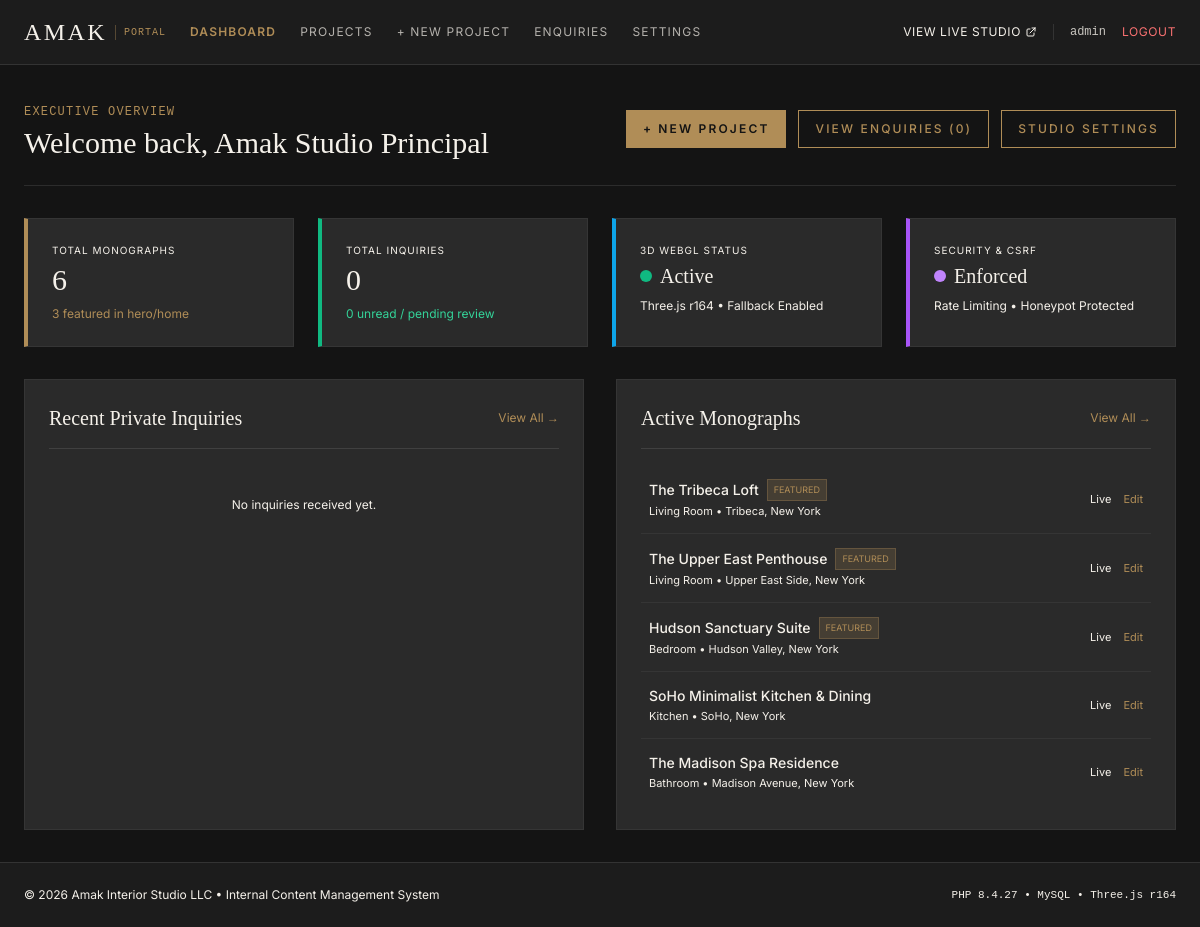
The page /admin/index.php (signed in) on the database its author committed.
### tables this page shows
CREATE TABLE `projects` (
  `id` INT UNSIGNED AUTO_INCREMENT PRIMARY KEY,
  `title` VARCHAR(200) NOT NULL,
  `slug` VARCHAR(200) NOT NULL UNIQUE,
  `category` VARCHAR(50) NOT NULL,
  `location` VARCHAR(150) NOT NULL DEFAULT 'Manhattan, New York',
  `year` VARCHAR(10) NOT NULL DEFAULT '2025',
  `area` VARCHAR(50) NOT NULL DEFAULT '3,800 sq ft',
  `client_type` VARCHAR(100) NOT NULL DEFAULT 'Private Residence',
  `short_description` TEXT NOT NULL,
  `full_description` LONGTEXT NOT NULL,
  `thumbnail` VARCHAR(255) NOT NULL,
  `glb_model` VARCHAR(255) DEFAULT NULL,
  `panorama_image` VARCHAR(255) DEFAULT NULL,
  `display_order` INT UNSIGNED NOT NULL DEFAULT 0,
  `is_featured` TINYINT(1) NOT NULL DEFAULT 0,
  `created_at` DATETIME NOT NULL DEFAULT CURRENT_TIMESTAMP,
  `updated_at` DATETIME NOT NULL DEFAULT CURRENT_TIMESTAMP ON UPDATE CURRENT_TIMESTAMP
);

### includes/functions.php (called while the page is built, shortened)
<?php
function e(?string $value): string
{
    return htmlspecialchars($value, ENT_QUOTES | ENT_HTML5, 'UTF-8');
}
function asset_url(string $path): string
{
    $clean_path = ltrim($path, '/');
    $url = rtrim(SITE_URL, '/') . '/' . $clean_path;
    if (str_ends_with($clean_path, '.js') || str_ends_with($clean_path, '.css')) {
        $file_path = DIR_ROOT . DIRECTORY_SEPARATOR . str_replace('/', DIRECTORY_SEPARATOR, $clean_path);
        $v = file_exists($file_path) ? filemtime($file_path) : time();
        $url .= '?v=' . $v;
    }
    return $url;
}

### includes/auth.php (called while the page is built, shortened)
<?php
function is_admin_logged_in(): bool
{
    return !empty($_SESSION['admin_user_id']) && !empty($_SESSION['admin_username']);
}
function get_current_admin(): ?array
{
    return [
        'id'       => $_SESSION['admin_user_id'],
        'username' => $_SESSION['admin_username'],
        'name'     => $_SESSION['admin_name'] ?? 'Studio Admin',
    ];
}

### admin/index.php (the view, shortened to what this page needs)
<?php
$admin_active = 'dashboard';
require_once __DIR__ . '/includes/admin-header.php';
$pdo = get_db_connection();
$total_projects = (int)$pdo->query("SELECT COUNT(*) FROM projects")->fetchColumn();
$featured_projects = (int)$pdo->query("SELECT COUNT(*) FROM projects WHERE is_featured = 1")->fetchColumn();
$total_enquiries = (int)$pdo->query("SELECT COUNT(*) FROM enquiries")->fetchColumn();
$unread_enquiries = (int)$pdo->query("SELECT COUNT(*) FROM enquiries WHERE is_read = 0")->fetchColumn();
$recentEnquiriesStmt = $pdo->query("SELECT id, name, email, project_type, budget_range, is_read, created_at FROM enquiries ORDER BY created_at DESC LIMIT 5");
$recent_enquiries = $recentEnquiriesStmt->fetchAll();
$recentProjectsStmt = $pdo->query("SELECT id, title, slug, category, location, is_featured, created_at FROM projects ORDER BY created_at DESC LIMIT 5");
$recent_projects = $recentProjectsStmt->fetchAll();
?>
<div class="space-y-8">
    <div class="flex flex-col sm:flex-row sm:items-center justify-between gap-4 border-b border-white/10 pb-6">
        <div>
            <span class="text-xs uppercase tracking-widest text-brass font-mono">Executive Overview</span>
            <h1 class="font-serif text-3xl text-ivory mt-1">Welcome back, <?= e($admin_user['name']) ?></h1>
        </div>
        <div class="flex items-center space-x-3">
            <a href="<?= asset_url('admin/project-form.php') ?>" class="btn-brass py-2.5 px-4 text-xs">
                + New Project
            </a>
            <a href="<?= asset_url('admin/enquiries.php') ?>" class="btn-outline-brass py-2.5 px-4 text-xs">
                View Enquiries (<?= $unread_enquiries ?>)
            </a>
            <a href="<?= asset_url('admin/settings.php') ?>" class="btn-outline-brass py-2.5 px-4 text-xs">
                Studio Settings
            </a>
        </div>
    </div>
    <div class="grid grid-cols-1 sm:grid-cols-2 lg:grid-cols-4 gap-6">
        <div class="luxury-card p-6 border-l-4 border-l-brass">
            <span class="text-[10px] uppercase tracking-widest text-stone-subtle block mb-1">Total Monographs</span>
            <div class="font-serif text-3xl text-ivory"><?= $total_projects ?></div>
            <span class="text-xs text-brass mt-2 block"><?= $featured_projects ?> featured in hero/home</span>
        </div>
        <div class="luxury-card p-6 border-l-4 border-l-emerald-500">
            <span class="text-[10px] uppercase tracking-widest text-stone-subtle block mb-1">Total Inquiries</span>
            <div class="font-serif text-3xl text-ivory"><?= $total_enquiries ?></div>
            <span class="text-xs text-emerald-400 mt-2 block"><?= $unread_enquiries ?> unread / pending review</span>
        </div>
        <div class="luxury-card p-6 border-l-4 border-l-sky-500">
            <span class="text-[10px] uppercase tracking-widest text-stone-subtle block mb-1">3D WebGL Status</span>
            <div class="font-serif text-xl text-ivory flex items-center space-x-2 mt-1">
                <span class="w-3 h-3 rounded-full bg-emerald-500"></span>
                <span>Active</span>
            </div>
            <span class="text-xs text-stone-subtle mt-2 block">Three.js r164 &bull; Fallback Enabled</span>
        </div>
        <div class="luxury-card p-6 border-l-4 border-l-purple-500">
            <span class="text-[10px] uppercase tracking-widest text-stone-subtle block mb-1">Security &amp; CSRF</span>
            <div class="font-serif text-xl text-ivory flex items-center space-x-2 mt-1">
                <span class="w-3 h-3 rounded-full bg-purple-400"></span>
                <span>Enforced</span>
            </div>
            <span class="text-xs text-stone-subtle mt-2 block">Rate Limiting &bull; Honeypot Protected</span>
        </div>
    </div>
    <div class="grid grid-cols-1 lg:grid-cols-2 gap-8">
        <div class="luxury-card p-6 flex flex-col justify-between">
            <div>
                <div class="flex items-center justify-between border-b border-white/10 pb-4 mb-4">
                    <h2 class="font-serif text-xl text-ivory">Recent Private Inquiries</h2>
                    <a href="<?= asset_url('admin/enquiries.php') ?>" class="text-xs text-brass hover:underline">View All &rarr;</a>
                </div>
                <?php if (empty($recent_enquiries)): ?>
                    <p class="text-xs text-stone-subtle py-8 text-center">No inquiries received yet.</p>
                <?php endif; ?>
            </div>
        </div>
        <div class="luxury-card p-6 flex flex-col justify-between">
            <div>
                <div class="flex items-center justify-between border-b border-white/10 pb-4 mb-4">
                    <h2 class="font-serif text-xl text-ivory">Active Monographs</h2>
                    <a href="<?= asset_url('admin/projects.php') ?>" class="text-xs text-brass hover:underline">View All &rarr;</a>
                </div>
                <?php if (empty($recent_projects)): ?>
                    <p class="text-xs text-stone-subtle py-8 text-center">No projects in database.</p>
                <?php else: ?>
                    <div class="divide-y divide-white/5 text-xs">
                        <?php foreach ($recent_projects as $proj): ?>
                            <div class="py-3.5 flex items-center justify-between hover:bg-white/[0.02] px-2 transition-colors">
                                <div class="space-y-0.5">
                                    <div class="flex items-center space-x-2">
                                        <span class="font-medium text-ivory text-sm"><?= e($proj['title']) ?></span>
                                        <?php if ($proj['is_featured']): ?>
                                            <span class="px-1.5 py-0.5 text-[9px] bg-brass/20 text-brass border border-brass/30 uppercase">Featured</span>
                                        <?php endif; ?>
                                    </div>
                                    <div class="text-stone-subtle text-[11px]"><?= e($proj['category']) ?> &bull; <?= e($proj['location']) ?></div>
                                </div>
                                <div class="flex items-center space-x-3">
                                    <a href="<?= asset_url('project.php?slug=' . urlencode($proj['slug'])) ?>" target="_blank" class="text-stone-subtle hover:text-ivory text-[11px]">Live</a>
                                    <a href="<?= asset_url('admin/project-form.php?id=' . $proj['id']) ?>" class="text-brass hover:underline text-[11px]">Edit</a>
                                </div>
                            </div>
                        <?php endforeach; ?>
                    </div>
                <?php endif; ?>
            </div>
        </div>
    </div>
</div>
<?php
require_once __DIR__ . '/includes/admin-footer.php';
?>

### admin/includes/admin-header.php (shortened to what this page needs)
<?php
require_once __DIR__ . '/../../includes/functions.php';
require_once __DIR__ . '/../../includes/auth.php';
$admin_user = get_current_admin();
$admin_active = $admin_active ?? 'dashboard';
?>
<!DOCTYPE html>
<html lang="en">
<head>
    <script src="https://cdn.tailwindcss.com"></script>
    <link rel="stylesheet" href="<?= asset_url('assets/css/style.css') ?>">
</head>
<body class="bg-charcoal-dark text-ivory font-sans min-h-screen flex flex-col">
    <header class="bg-charcoal border-b border-white/10 px-6 py-4 sticky top-0 z-40 backdrop-blur-md">
        <div class="max-w-7xl mx-auto flex items-center justify-between">
            <div class="flex items-center space-x-6">
                <a href="<?= asset_url('admin/index.php') ?>" class="flex items-center space-x-2">
                    <span class="font-serif text-2xl text-ivory tracking-widest">AMAK</span>
                    <span class="text-[10px] uppercase font-mono tracking-widest text-brass border-l border-brass/40 pl-2">PORTAL</span>
                </a>
                <nav class="hidden md:flex items-center space-x-6 text-xs uppercase tracking-widest">
                    <a href="<?= asset_url('admin/index.php') ?>" class="hover:text-brass transition-colors <?= $admin_active === 'dashboard' ? 'text-brass font-semibold' : 'text-ivory/70' ?>">Dashboard</a>
                    <a href="<?= asset_url('admin/projects.php') ?>" class="hover:text-brass transition-colors <?= $admin_active === 'projects' ? 'text-brass font-semibold' : 'text-ivory/70' ?>">Projects</a>
                    <a href="<?= asset_url('admin/project-form.php') ?>" class="hover:text-brass transition-colors <?= $admin_active === 'project-new' ? 'text-brass font-semibold' : 'text-ivory/70' ?>">+ New Project</a>
                    <a href="<?= asset_url('admin/enquiries.php') ?>" class="relative hover:text-brass transition-colors <?= $admin_active === 'enquiries' ? 'text-brass font-semibold' : 'text-ivory/70' ?>">
                        Enquiries
                    </a>
                    <a href="<?= asset_url('admin/settings.php') ?>" class="hover:text-brass transition-colors <?= $admin_active === 'settings' ? 'text-brass font-semibold' : 'text-ivory/70' ?>">Settings</a>
                </nav>
            </div>
            <div class="flex items-center space-x-4">
                <a href="<?= asset_url('') ?>" target="_blank" class="text-xs uppercase tracking-wider text-stone-subtle hover:text-brass transition-colors flex items-center space-x-1">
                    <span>View Live Studio</span>
                    <svg class="w-3 h-3" fill="none" stroke="currentColor" viewBox="0 0 24 24"><path stroke-linecap="round" stroke-linejoin="round" stroke-width="2" d="M10 6H6a2 2 0 00-2 2v10a2 2 0 002 2h10a2 2 0 002-2v-4M14 4h6m0 0v6m0-6L10 14" /></svg>
                </a>
                <span class="text-xs text-ivory/80 hidden sm:inline-block font-mono"><?= e($admin_user['username']) ?></span>
                <a href="<?= asset_url('admin/logout.php') ?>" class="text-xs uppercase tracking-wider text-red-400 hover:text-red-300 transition-colors">
                    Logout
                </a>
            </div>
        </div>
    </header>
    <main class="flex-1 max-w-7xl mx-auto w-full px-6 py-8">

### admin/includes/admin-footer.php (shortened to what this page needs)
    </main>
    <footer class="bg-charcoal border-t border-white/10 px-6 py-6 text-center text-xs text-stone-subtle mt-auto">
        <div class="max-w-7xl mx-auto flex flex-col sm:flex-row items-center justify-between gap-4">
            <p>&copy; <?= date('Y') ?> Amak Interior Studio LLC &bull; Internal Content Management System</p>
            <p class="font-mono text-[11px]">PHP <?= phpversion() ?> &bull; MySQL &bull; Three.js r164</p>
        </div>
    </footer>
</body>
</html>

### assets/css/style.css (style rules this page uses)
:root { --color-ivory: #F5F1EA; --color-ivory-light: #FAF8F5; --color-ivory-dark: #EDE8DF; --color-charcoal: #1C1C1C; --color-charcoal-light: #252525; --color-charcoal-card: #2A2A2A; --color-charcoal-dark: #141414; --color-brass: #B08D57; --color-brass-light: #D4B27C; --color-brass-dark: #8C6C38; --color-stone: #8E8D8A; --ease-editorial: cubic-bezier(0.16, 1, 0.3, 1); --ease-out-expo: cubic-bezier(0.19, 1, 0.22, 1); }
.luxury-card { background: var(--color-charcoal-card); border: 1px solid rgba(255, 255, 255, 0.05); transition: border-color 0.4s var(--ease-editorial), transform 0.4s var(--ease-editorial), box-shadow 0.4s ease; }
.btn-brass { background-color: var(--color-brass); color: var(--color-charcoal-dark); font-weight: 600; letter-spacing: 0.18em; text-transform: uppercase; font-size: 0.75rem; padding: 0.85rem 1.8rem; transition: all 0.3s var(--ease-editorial); border: 1px solid var(--color-brass); display: inline-flex; align-items: center; justify-content: center; }
.btn-outline-brass { background-color: transparent; color: var(--color-brass); border: 1px solid var(--color-brass); font-weight: 500; letter-spacing: 0.18em; text-transform: uppercase; font-size: 0.75rem; padding: 0.85rem 1.8rem; transition: all 0.3s var(--ease-editorial); display: inline-flex; align-items: center; justify-content: center; }

### rows shown on the page
projects: title "The Tribeca Loft", is_featured "FEATURED", category "Living Room", location "Tribeca, New York"
projects: title "The Upper East Penthouse", is_featured "FEATURED", category "Living Room", location "Upper East Side, New York"
projects: title "Hudson Sanctuary Suite", is_featured "FEATURED", category "Bedroom", location "Hudson Valley, New York"
projects: title "SoHo Minimalist Kitchen & Dining", category "Kitchen", location "SoHo, New York"
projects: title "The Madison Spa Residence", category "Bathroom", location "Madison Avenue, New York"

### other values the page prints
$admin_user['username'] "admin"
$admin_user['name'] "Amak Studio Principal"
$unread_enquiries "0"
$total_projects "6"
$featured_projects "3"
$total_enquiries "0"
phpversion() "8.4.27"
